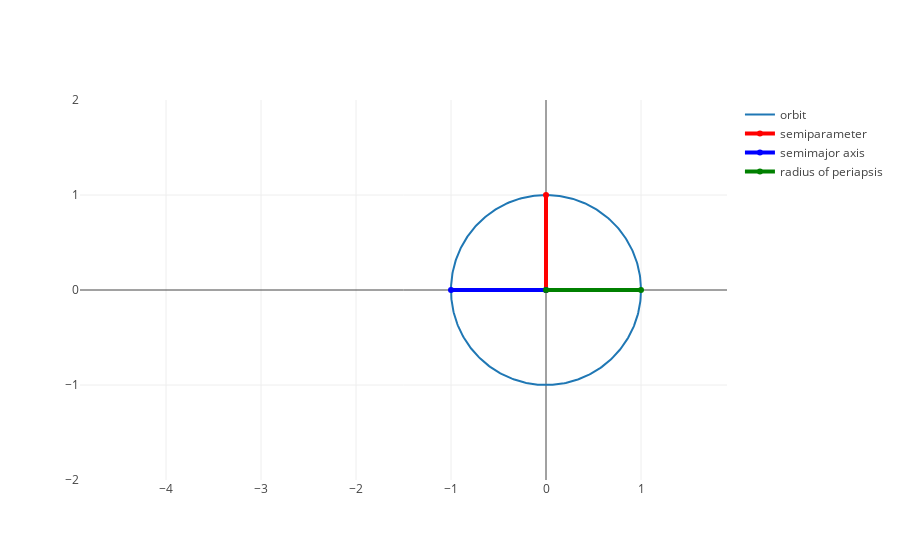

Notebook code for this chart:
### Code cell
compositeData.append(go.Scatter(x=x,y=y,
               name = 'ecc = 0.0'))
data = [
    go.Scatter(x=x,y=y,
               name = 'orbit'),

    go.Scatter(x=[0, 0],y=[0, p],
               name = 'semiparameter',
               line = dict(color = ('red'),
                           width = 4)),

    go.Scatter(x=[rp-2*a,rp-a],y=[0, 0],
               name = 'semimajor axis',
               line = dict(color = ('blue'),
                           width = 4)),

    go.Scatter(x=[0, rp],y=[0, 0],
               name = 'radius of periapsis',
               line = dict(color = ('green'),
                           width = 4))
]

layout = go.Layout(
    xaxis=dict(
        range=[-4, 1],
        dtick=1,
    ),
    yaxis=dict(
        range=[-2, 2],
        scaleanchor = "x",
        scaleratio = 1,
        dtick=1
    )
)
fig = go.Figure(data=data, layout=layout)
iplot(fig)

### Figure 1 — Plotly figure (JSON) as saved in the notebook; plotly's stock layout.template omitted (floating-point values rounded to 4 significant figures; data arrays with more than 128 entries replaced by an {"elided": "..."} marker saying what was removed)
{"data": [{"name": "orbit", "type": "scatter", "uid": "f327aa0a-ae2e-11e8-9725-8c8590c58dc6", "x": {"elided": "360 float values"}, "y": {"elided": "360 float values"}}, {"line": {"color": "red", "width": 4}, "name": "semiparameter", "type": "scatter", "uid": "f327ab86-ae2e-11e8-9725-8c8590c58dc6", "x": [0, 0], "y": [0, 1]}, {"line": {"color": "blue", "width": 4}, "name": "semimajor axis", "type": "scatter", "uid": "f327ac62-ae2e-11e8-9725-8c8590c58dc6", "x": [-1, 0], "y": [0, 0]}, {"line": {"color": "green", "width": 4}, "name": "radius of periapsis", "type": "scatter", "uid": "f327ad02-ae2e-11e8-9725-8c8590c58dc6", "x": [0, 1], "y": [0, 0]}], "layout": {"xaxis": {"dtick": 1, "range": [-4, 1]}, "yaxis": {"dtick": 1, "range": [-2, 2], "scaleanchor": "x", "scaleratio": 1}}}
